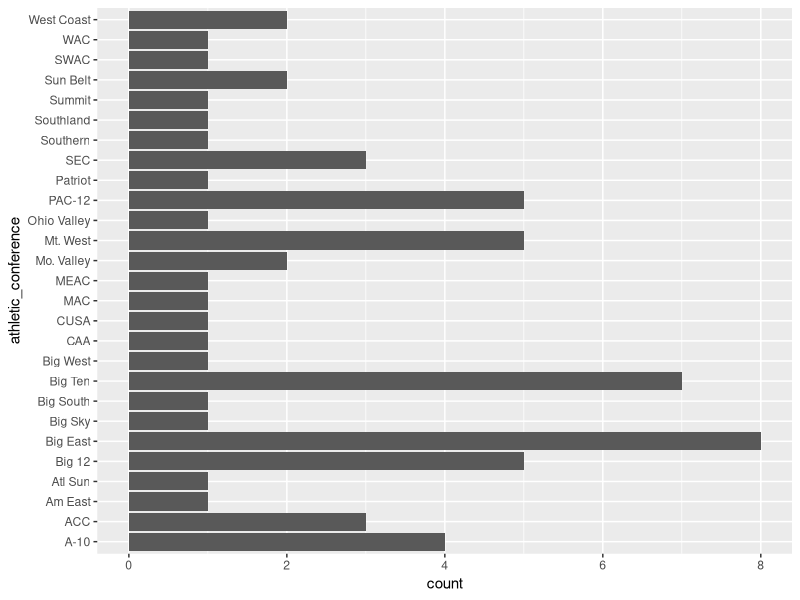
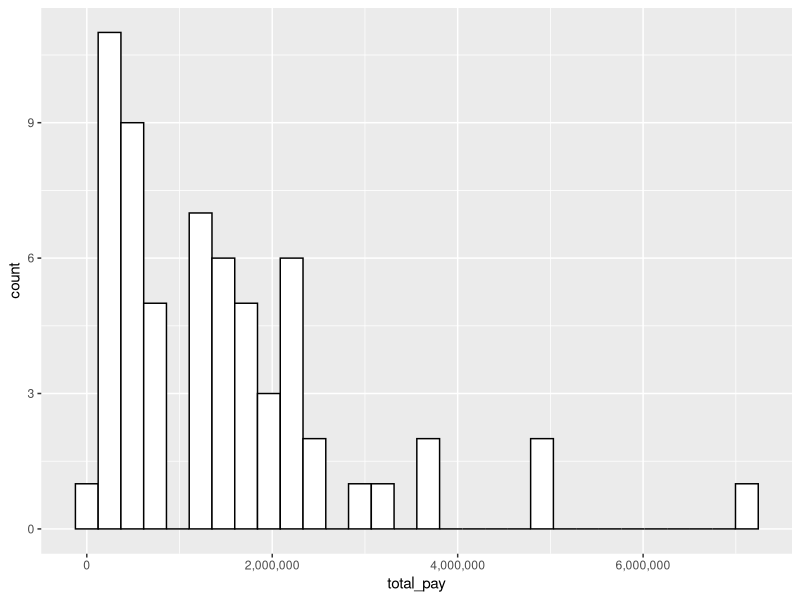

R code for these plots, in order:
## ---- chunk 1
knitr::opts_chunk$set(echo = TRUE)
## ---- chunk 2
library("dplyr")
library("readxl")
library("ggplot2")
library("scales")

# Set the working directory to code directory
# You may need to change this variable if you try running this code on your machine
current_working_dir = "~/Development/ST516/1.NC_AA_Basketball_Coaches_Salaries"
setwd(current_working_dir)

# Read the excel file using readxl package function 'read_excel()'
salaries_xl <- readxl::read_excel("../data/1_2013_NCAA_basketball_coaches_salaries.xls", sheet = 1)

salaries_xl <- salaries_xl %>%
  rename(athletic_conference = CONF, school=SCHOOL, head_coach = `HEAD COACH`, school_pay = `SCHOOL PAY`,
         other_pay = `OTHER PAY`, total_pay = `TOTAL PAY`, max_bonus = `MAX BONUS`)
## ---- chunk 3
#Tabular representation of data
knitr::kable(head(salaries_xl))

## ---- chunk 4
# We skip the categorical attributes here. We will summarize some of them graphically below.
salaries_xl %>%
  dplyr::select(-'RANK', -'head_coach',-'school', -'athletic_conference') %>%
  summary() %>% 
  knitr::kable()
## ---- chunk 5

ggplot(data = salaries_xl) + 
  geom_bar(mapping = aes(y = athletic_conference))


## ---- chunk 6

ggplot(data = salaries_xl) +
  geom_histogram(mapping = aes(x = total_pay), colour="black", fill="white") + 
  scale_x_continuous(labels = comma)

